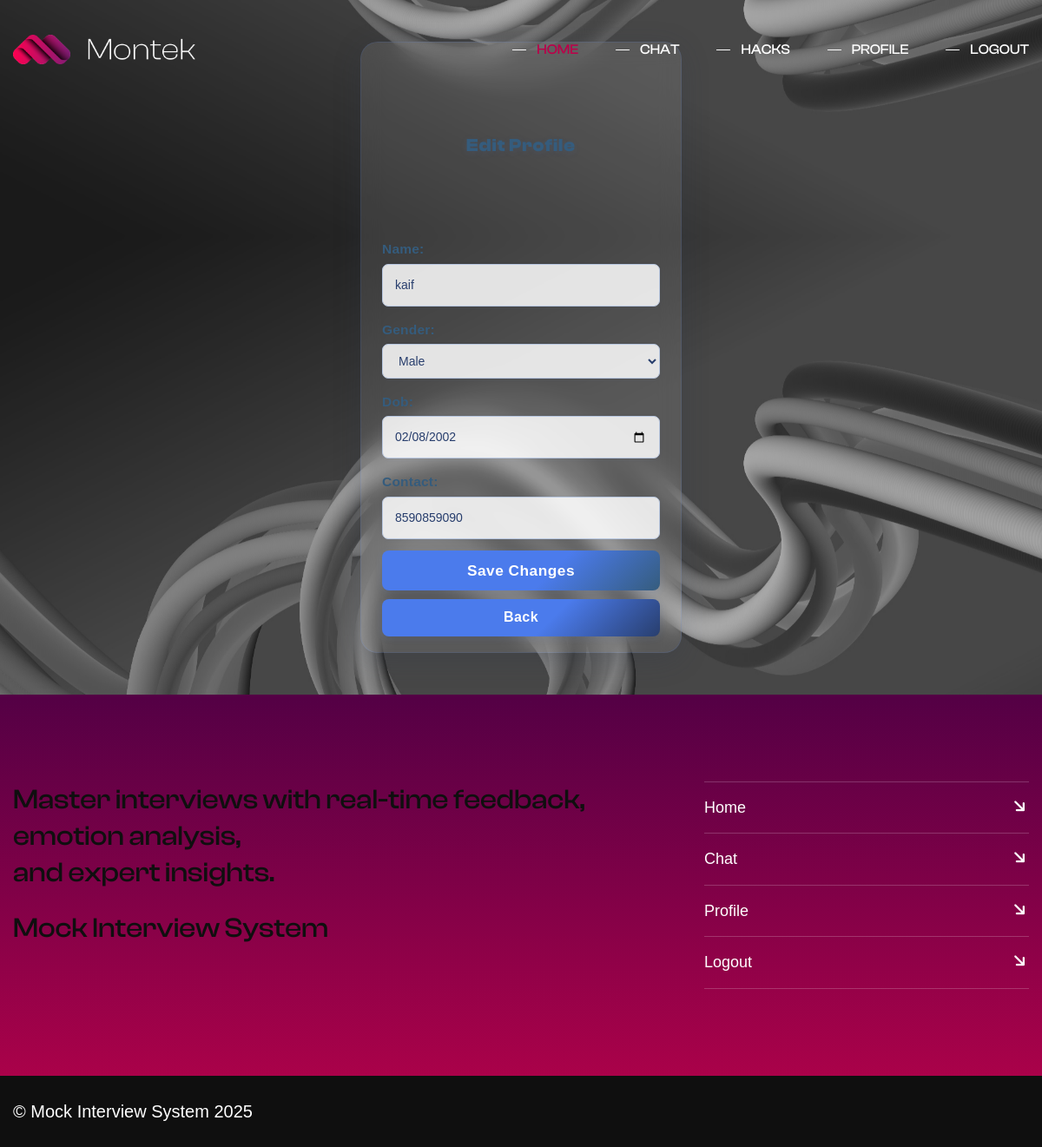
The app's page /edit-profile/ (signed in) with its own data.
### mockapp/models.py (models this page shows)
class Users(models.Model):
    GENDER_CHOICES = [
        ('M', 'Male'),
        ('F', 'Female'),
        ('O', 'Other'),
    ]
    name = models.CharField(max_length=100)
    gender = models.CharField(max_length=1, choices=GENDER_CHOICES)
    dob = models.DateField()
    contact = models.CharField(max_length=15)
    Login_id = models.OneToOneField(Login, on_delete=models.CASCADE)

### mockapp/views.py (the view)
# urls.py: path('edit-profile/', views.editprofile, name='edit_profile'),
def editprofile(request):
    user_id = request.session.get('user_id')
    if not user_id:
        messages.error(request, 'User not logged in.')
        return redirect('login')
    user = get_object_or_404(Users, Login_id=user_id)
    if request.method == 'POST':
        user_form = UserForm(request.POST, instance=user)
        if user_form.is_valid():
            user_form.save()
            messages.success(request, 'Profile updated successfully!')
            return redirect('profile')
    else:
        user_form = UserForm(instance=user)
    return render(request, 'edit_profile.html', {'user_form': user_form})

### mockapp/forms.py
class UserForm(forms.ModelForm):
    class Meta:
        model = Users
        fields = ['name', 'gender', 'dob', 'contact']  # Corrected field name
        widgets = {
            'dob': forms.DateInput(attrs={'type': 'date'}),
        }

### mockapp/templates/edit_profile.html (shortened to what this page needs)
{% extends "header.html" %}
{% load static %}
{% block content %}<!DOCTYPE html>
<html lang="en">
<head>
    {% load static %}
</head>
<body>
    <div class="edit-bg">
        <div class="edit-frame">
            <div class="edit-container">
                <h1>Edit Profile</h1>
                <form method="POST" action="">
                    {{ user_form.as_p }}
                    <button type="submit" class="save-btn">Save Changes</button>
                </form>
                <a href="javascript:history.back()" class="back-btn">Back</a>
            </div>
        </div>
    </div>
</body>
</html>
{% endblock %}

### mockapp/static/user/assets/css/style.css (style rules this page uses)
html { scroll-behavior: smooth; }

### mockapp/static/user/assets/css/global.css (style rules this page uses)
:root { --main-color: rgb(186,2,74); --main-color-rgb:186,2,74; --color-two: rgb(84,0,69); --color-two-rgb:84,0,69; --color-three: rgb(18,12,18); --color-three-rgb:18,12,18; --color-four: rgb(15,15,15); --color-four-rgb:15,15,15; --white-color:rgb(255,255,255); --white-color-rgb:255,255,255; --black-color:rgb(0,0,0); --black-color-rgb:0,0,0; }
* { margin:0px; padding:0px; border:none; outline:none; }
body { font-family: 'Clash Display'; line-height:1.6em; font-weight:400; font-size:14px; -webkit-font-smoothing: antialiased; -moz-font-smoothing: antialiased; }
a { text-decoration:none; cursor:pointer; transition:all 0.3s ease; -moz-transition:all 0.3s ease; -webkit-transition:all 0.3s ease; -ms-transition:all 0.3s ease; -o-transition:all 0.3s ease; color:var(--main-color); }
button, a:hover,a:focus,a:visited { text-decoration:none; outline:none !important; }
h1,h2,h3,h4,h5,h6 { position:relative; margin:0px; background:none; color:var(--color-four); font-family: 'Clash Display'; }
.text, p { position:relative; line-height:1.7em; color:var(--color-four); font-size:16px; }
h1 { line-height:180px; font-size:200px; font-weight: 700; }

### records on screen
Users: name "kaif", gender "Male", dob "02/08/2002", contact "8590859090"
